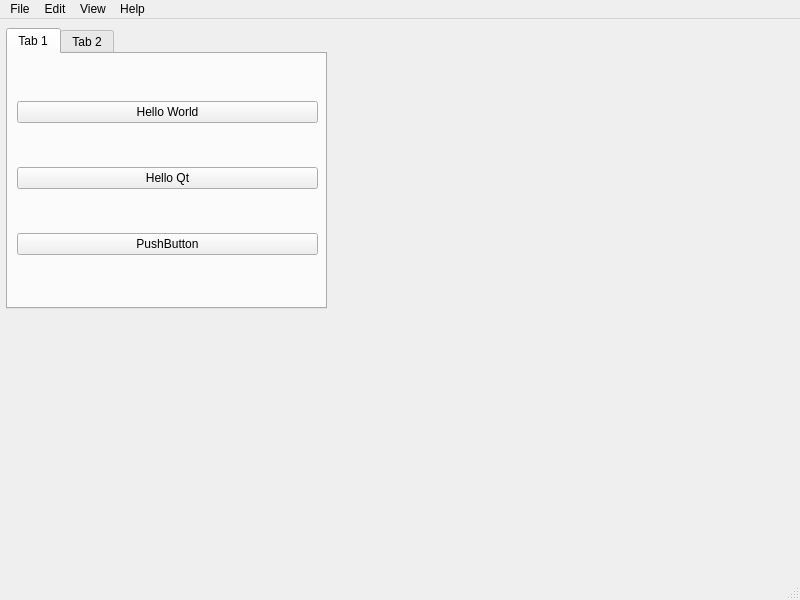
<?xml version="1.0" encoding="UTF-8"?>
<ui version="4.0">
 <class>MainWindow</class>
 <widget class="QMainWindow" name="MainWindow">
  <property name="geometry">
   <rect>
    <x>0</x>
    <y>0</y>
    <width>800</width>
    <height>600</height>
   </rect>
  </property>
  <property name="windowTitle">
   <string>MainWindow</string>
  </property>
  <widget class="QWidget" name="centralwidget">
   <widget class="QTabWidget" name="tabWidget">
    <property name="geometry">
     <rect>
      <x>6</x>
      <y>9</y>
      <width>321</width>
      <height>281</height>
     </rect>
    </property>
    <property name="currentIndex">
     <number>0</number>
    </property>
    <widget class="QWidget" name="tab">
     <attribute name="title">
      <string>Tab 1</string>
     </attribute>
     <widget class="QWidget" name="verticalLayoutWidget">
      <property name="geometry">
       <rect>
        <x>9</x>
        <y>9</y>
        <width>301</width>
        <height>231</height>
       </rect>
      </property>
      <layout class="QVBoxLayout" name="verticalLayout">
       <item>
        <widget class="QPushButton" name="pushButton">
         <property name="text">
          <string>Hello World</string>
         </property>
        </widget>
       </item>
       <item>
        <widget class="QPushButton" name="pushButton_3">
         <property name="text">
          <string>Hello Qt</string>
         </property>
        </widget>
       </item>
       <item>
        <widget class="QPushButton" name="pushButton_2">
         <property name="text">
          <string>PushButton</string>
         </property>
        </widget>
       </item>
      </layout>
     </widget>
    </widget>
    <widget class="QWidget" name="tab_2">
     <attribute name="title">
      <string>Tab 2</string>
     </attribute>
    </widget>
   </widget>
  </widget>
  <widget class="QMenuBar" name="menubar">
   <property name="geometry">
    <rect>
     <x>0</x>
     <y>0</y>
     <width>800</width>
     <height>22</height>
    </rect>
   </property>
   <widget class="QMenu" name="menuFile">
    <property name="title">
     <string>File</string>
    </property>
    <addaction name="actionNew"/>
    <addaction name="actionExit"/>
   </widget>
   <widget class="QMenu" name="menuEdit">
    <property name="title">
     <string>Edit</string>
    </property>
   </widget>
   <widget class="QMenu" name="menuView">
    <property name="title">
     <string>View</string>
    </property>
   </widget>
   <widget class="QMenu" name="menuHelp">
    <property name="title">
     <string>Help</string>
    </property>
    <addaction name="actionAbout"/>
    <addaction name="actionFAQ"/>
    <addaction name="actionContact"/>
   </widget>
   <addaction name="menuFile"/>
   <addaction name="menuEdit"/>
   <addaction name="menuView"/>
   <addaction name="menuHelp"/>
  </widget>
  <widget class="QStatusBar" name="statusbar"/>
  <action name="actionAbout">
   <property name="text">
    <string>About</string>
   </property>
  </action>
  <action name="actionFAQ">
   <property name="text">
    <string>FAQ</string>
   </property>
  </action>
  <action name="actionContact">
   <property name="text">
    <string>Contact</string>
   </property>
  </action>
  <action name="actionExit">
   <property name="text">
    <string>Exit</string>
   </property>
  </action>
  <action name="actionNew">
   <property name="text">
    <string>New</string>
   </property>
  </action>
 </widget>
 <resources/>
 <connections/>
</ui>
